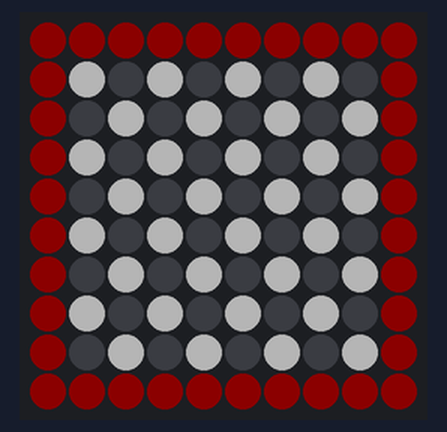
Bench run of a sketch on a simulated Arduino Uno, built with avr-gcc and run on an emulated ATmega328P. On the bench: 10×10 RGB LED matrix (first LED top left, wired row by row). Dim RGB values are drawn brighter than linear.

Above: at 1.1 s.

The sketch:

ChessBoard.ino
```cpp
#include "FastSPI_LED2.h"

#define ROWS 10
#define COLS 10
#define NUM_LEDS (ROWS*COLS)

CRGB leds[NUM_LEDS];

// Return 0-based led index for 0-based x and y grid co-ordinate values
// The LED string snakes through the grid, so every row the positive x direction switches
uint8_t xy2i(uint8_t x, uint8_t y){
  if(y%2){
    // It's an uneven row: x should be reversed---or subtracted from this line's
    //last index, which is the next line's first minus 1
    return (COLS*(y+1) - 1) - x;
  } else {
    // Even row: simply do COLS*y + x
    return COLS*y + x;
  }
}

void setup(){
  // Delay in case the LEDs draw a lot of current and kill the power supply
  delay(1000);
  // Let the controller know we're using WS2801 leds, and give a pointer to the current colour array
  LEDS.addLeds<WS2801, RGB>(leds, NUM_LEDS);
  // Limit the brightness somewhat (scale is 0-255)
  LEDS.setBrightness(64);

  // Initialise the leds to checkboard pattern
  for(uint8_t x=1; x<COLS-1; ++x){
    for(uint8_t y=1;y<ROWS-1; ++y){
      if((x+y)%2){
        leds[xy2i(x,y)] = CRGB::Black;
      } else {
        leds[xy2i(x,y)] = CRGB::White;
      }
    }
  }
  // make the edge red-ish
  for(uint8_t ind=0; ind<COLS; ++ind){
    leds[xy2i(ind,0)] = CRGB(50,0,0);
    leds[xy2i(ind,ROWS-1)] = CRGB(50,0,0);
    // Note: this part if only valid if ROWS==COLS
    leds[xy2i(0,ind)] = CRGB(50,0,0);
    leds[xy2i(COLS-1,ind)] = CRGB(50,0,0);
  }
  LEDS.show();
}


void loop(){
  //TODO: pulse brightness or some spectacular other effect..
}
```
